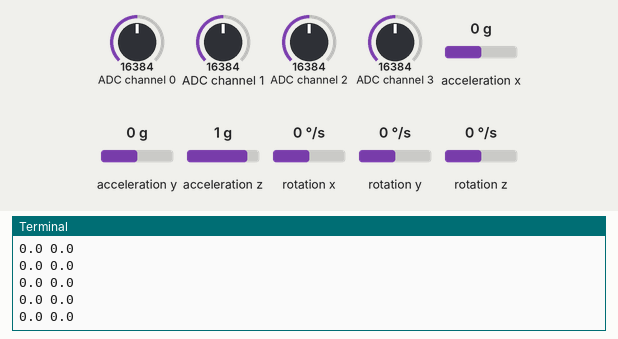
This program was run on a simulated Raspberry Pi (BCM pin numbers). Shown: the last lines printed to the terminal. The test bench sets the inputs (shaded band); at power-on: acceleration x 0 g, acceleration y 0 g, acceleration z 1 g, rotation x 0 °/s, rotation y 0 °/s, ADC channel 0 = 16384, ADC channel 1 = 16384, ADC channel 2 = 16384, ADC channel 3 = 16384, rotation z 0 °/s (analog values on the 0–32767 scale). Threads take turns every 2 ms.

Above: at 3.2 s.
3.3 s: acceleration x set to -1.4 g
At 3.36 s:
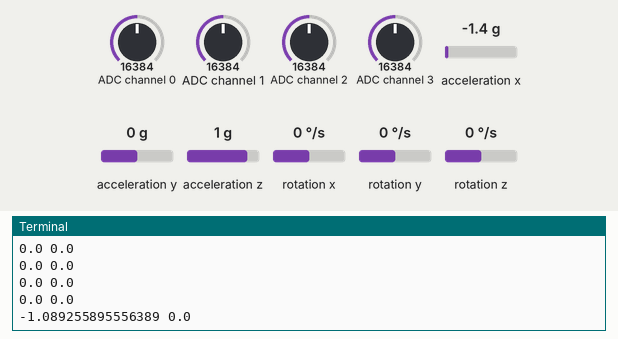
4.8 s: acceleration y set to -1.4 g
At 4.82 s:
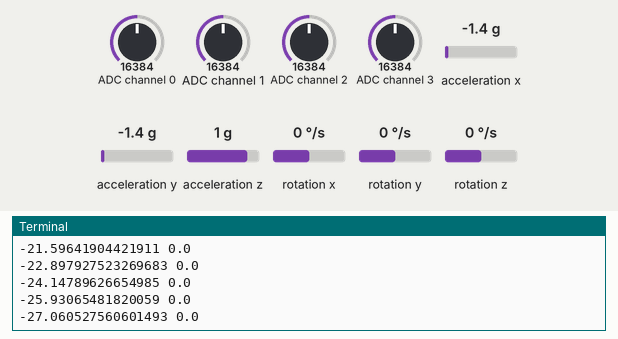
6.3 s: acceleration z set to -1.4 g
At 6.39 s:
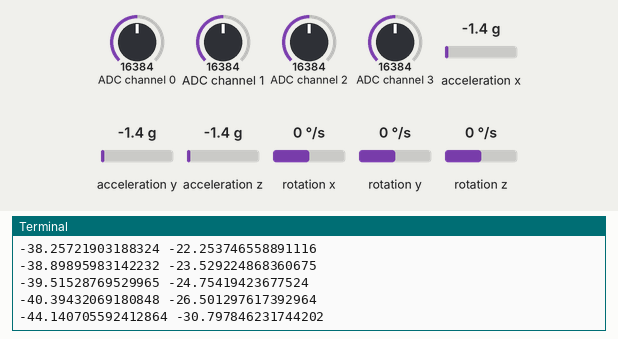
7.8 s: rotation x set to -192 °/s
At 7.95 s:
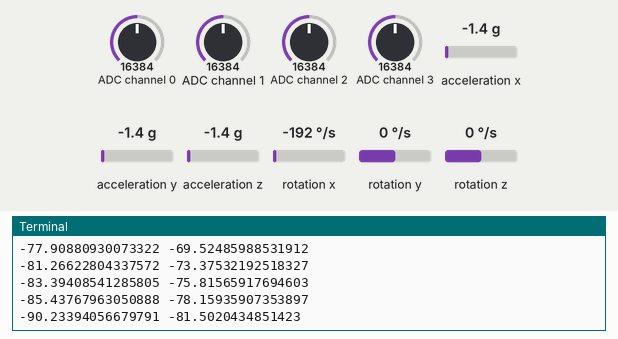
9.3 s: rotation y set to -192 °/s
At 9.31 s:
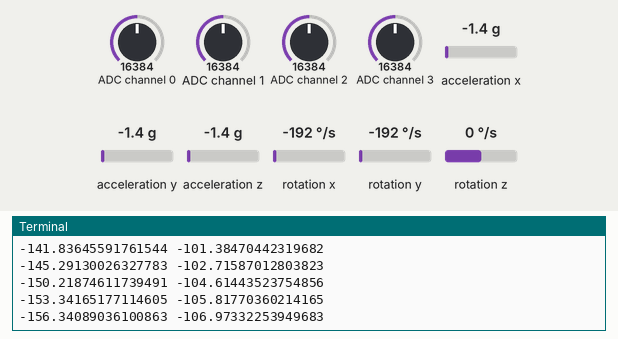
Timing chart, 0 to 11.8 s (numbered marks = the images above; inputs shaded):
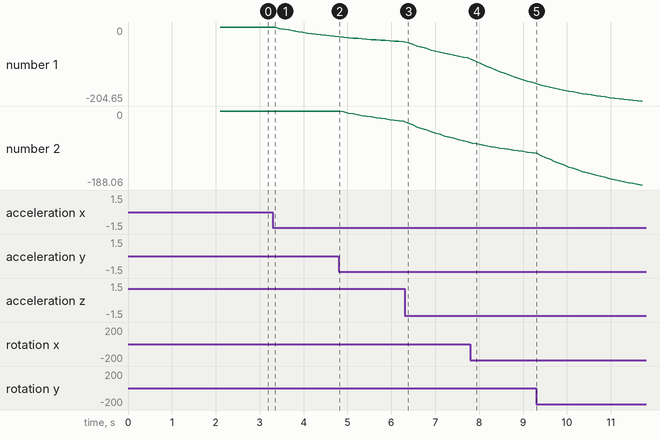

Measured:
- after the input at 3.3 s, the terminal: prints a new line after 0.05 s (image 1)
- after the input at 6.3 s, the terminal: prints a new line after 0.09 s (image 3)
- after the input at 7.8 s, the terminal: prints a new line at once (image 4)
- plotted number 1: 0 → -25.93 after the input at 3.3 s, -40.39 → -85.44 after the input at 6.3 s, -85.44 → -153.34 after the input at 7.8 s
- plotted number 2: 0 → -26.5 after the input at 4.8 s, -26.5 → -78.16 after the input at 6.3 s, -105.82 → -188.06 after the input at 9.3 s

The program:

readSensors.py
```python
#!/usr/bin/env python
import numpy as np
import time
import threading
import Adafruit_ADS1x15
from mpu6050 import mpu6050


class Sensors(threading.Thread):
    def __init__(self):
        threading.Thread.__init__(self)
        self._stop_event = threading.Event()

        self.adc = Adafruit_ADS1x15.ADS1115()
        self.mpu = mpu6050(0x68)

        # can change gain to 2, but won't read over 200psi, would need to remake calibration curve
        self.GAIN = 1
        self.alpha = .02
        self.dt = .01
        self.lastangle = 0
        self.lasttime = time.clock()
        self.pressures = [20, 20, 20, 20]
        self.angles = [0, 0]

    def readsensors(self):
        if time.clock() > (self.dt + self.lasttime):
            self.lasttime = time.clock()

            accdict = self.mpu.get_accel_data()
            gyrdict = self.mpu.get_gyro_data()
            acc = np.array([accdict["x"], accdict["y"], accdict["z"]])
            gyr = np.array([gyrdict["x"], gyrdict["y"]])
            pitchacc = np.arctan2(acc[1], acc[2]) * 180 / np.pi
            rollacc = np.arctan2(acc[0], acc[2]) * 180 / np.pi
            accnp = np.array([rollacc, pitchacc])

            # complementary filter
            self.angles = (1 - self.alpha)*(self.lastangle+gyr*self.dt) + self.alpha*accnp
            self.lastangle = self.angles

            values = [0]*4
            for i in range(4):
                # Read the specified ADC channel using the previously set gain value.
                values[i] = self.adc.read_adc(i, gain=self.GAIN)
            a_values = np.array(values)
            # convert to psi, see labarchives for calibration
            self.pressures = .0156*a_values-49.715

    def run(self):
        while not self._stop_event.is_set():
            self.readsensors()

    def set_stop_event(self):  # sets a flag to kill this Thread.
        self._stop_event.set()


if __name__ == "__main__":

    time.sleep(2)
    sensor = Sensors()
    sensor.setDaemon(True)
    sensor.start()
    readhistx = [0] * 1000
    readhisty = [0] * 1000
    try:
        while True:
            time.sleep(.1)
            readx = sensor.angles[0]
            readhistx.insert(0, readx)
            readhistx.pop()
            ready = sensor.angles[1]
            readhisty.insert(0, ready)
            readhisty.pop()
            print(readx, ready)
    finally:
        sensor.set_stop_event()
        sensor.join()
        import matplotlib
        import matplotlib.pyplot as plt
        matplotlib.use('Agg')
        plt.plot(readhistx)
        print("here")
```
